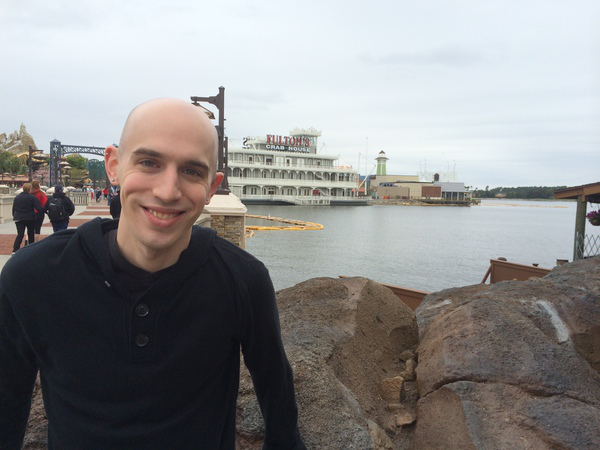
#> input picture Data/drawing/florida_trip.png, 600 x 450 px
$ python translation.py --image ../Data/drawing/florida_trip.png
#> lines starting #> are read from the running program, lines starting #| are printed output that depends on the picture
### Code/util/imutils.py
import numpy as np
import cv2

def translate(image, x, y):
    M = np.float32([[1, 0, x], [0, 1, y]])
    shifted = cv2.warpAffine(image, M, (image.shape[1], image.shape[0]))
    return shifted

### Code/translation.py
import numpy as np
import cv2
import argparse
from util import imutils


ap = argparse.ArgumentParser()
ap.add_argument("-i", "--image", required=True, help="Path to the image")
args = vars(ap.parse_args())

image = cv2.imread(args["image"])
#> image is the input picture: shape (450, 600, 3); mean B, G, R 139.9, 140.1, 141
cv2.imshow("Original", image)
cv2.waitKey(0)

shifted = imutils.translate(image, 25, 100)
#> in translate, `shifted = cv2.warpAffine(image, M, (image.shape[1], image.shape[0]))`:
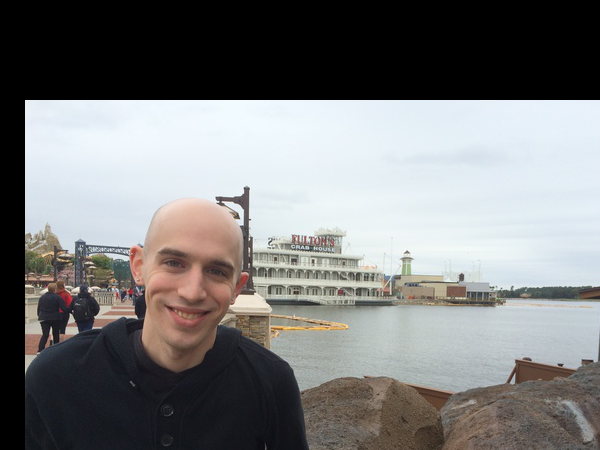
#> shifted: shape (450, 600, 3); mean B, G, R 122.4, 122.4, 122.3
cv2.imshow("Shifted Down and Right", shifted)
cv2.waitKey(0)

shifted = imutils.translate(image, -50, -90)
#> call 2 of translate, with x = -50, y = -90
#> in translate (call 2), `shifted = cv2.warpAffine(image, M, (image.shape[1], image.shape[0]))`:
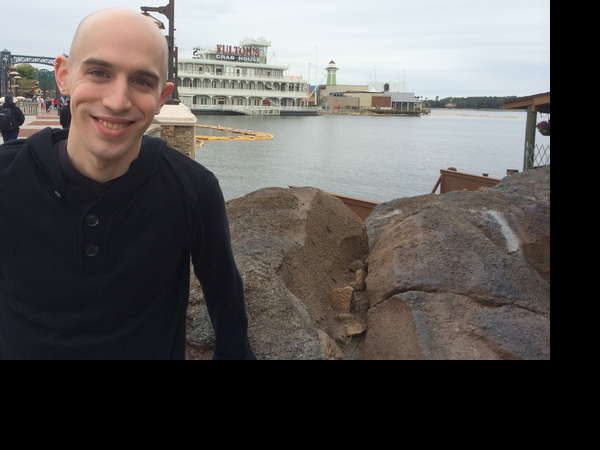
#> shifted: shape (450, 600, 3); mean B, G, R 84.8, 86.4, 89.1
cv2.imshow("Shifted Up and Left", shifted)
cv2.waitKey(0)
